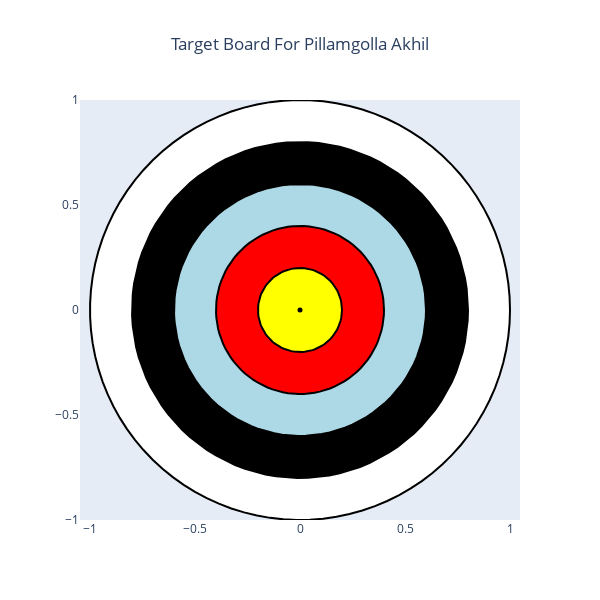

Write notebook code for a chart like this one.
### Code cell
# creating target board for Pillamgolla Akhil

# Define the number of rings in the target board
num_rings = 5
ring_colors = ['White','Black', 'lightblue', 'Red', 'yellow']  # Colors for the rings

# Create the rings using concentric circles
theta = np.linspace(0, 2*np.pi, 100)
rings = []
for i in range(num_rings):
    r = (num_rings - i) / num_rings  # Radius of the ring
    x = r * np.cos(theta)
    y = r * np.sin(theta)
    rings.append(go.Scatter(
        x=x, y=y,
        fill='toself',
        fillcolor=ring_colors[i],
        mode='lines',  # Changed from 'none' to 'lines' to show the border
        line=dict(color='black', width=2)  # Black border for each circle
    ))

# Create the layout for the target board
layout = go.Layout(
    title='Target Board For Pillamgolla Akhil',
    title_x=0.5,
    xaxis=dict(showgrid=False, zeroline=False, range=[-1, 1]),
    yaxis=dict(showgrid=False, zeroline=False, scaleanchor="x", scaleratio=1, range=[-1, 1]),
    showlegend=False,
    width=600,
    height=600
)

# Add a black dot in the middle of the black circle
dot = go.Scatter(
    x=[0], y=[0],
    mode='markers',
    marker=dict(color='black', size=5)  # Black dot with a size of 10
)

rings.append(dot)  # Add the dot to the list of rings

# Create the figure and add the rings
fig = go.Figure(data=rings, layout=layout)

# Show the figure
fig.show()
